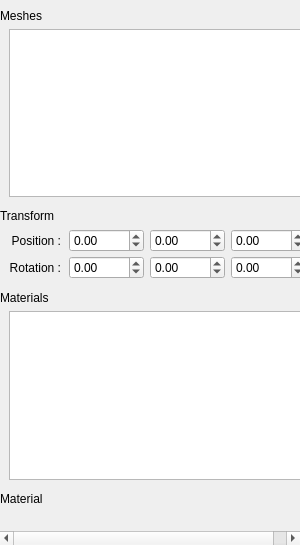
<?xml version="1.0" encoding="UTF-8"?>
<ui version="4.0">
 <class>Properties</class>
 <widget class="QDockWidget" name="Properties">
  <property name="geometry">
   <rect>
    <x>0</x>
    <y>0</y>
    <width>300</width>
    <height>545</height>
   </rect>
  </property>
  <property name="minimumSize">
   <size>
    <width>300</width>
    <height>109</height>
   </size>
  </property>
  <property name="features">
   <set>QDockWidget::DockWidgetMovable</set>
  </property>
  <property name="allowedAreas">
   <set>Qt::LeftDockWidgetArea|Qt::RightDockWidgetArea</set>
  </property>
  <property name="windowTitle">
   <string>Properties</string>
  </property>
  <widget class="QWidget" name="DockContents">
   <layout class="QVBoxLayout" name="verticalLayout">
    <property name="spacing">
     <number>0</number>
    </property>
    <property name="leftMargin">
     <number>0</number>
    </property>
    <property name="topMargin">
     <number>0</number>
    </property>
    <property name="rightMargin">
     <number>0</number>
    </property>
    <property name="bottomMargin">
     <number>0</number>
    </property>
    <item>
     <widget class="QScrollArea" name="Scroller">
      <property name="frameShape">
       <enum>QFrame::NoFrame</enum>
      </property>
      <property name="sizeAdjustPolicy">
       <enum>QAbstractScrollArea::AdjustToContents</enum>
      </property>
      <property name="widgetResizable">
       <bool>true</bool>
      </property>
      <widget class="QWidget" name="ScrollerContents">
       <property name="geometry">
        <rect>
         <x>0</x>
         <y>0</y>
         <width>300</width>
         <height>523</height>
        </rect>
       </property>
       <layout class="QVBoxLayout" name="verticalLayout_2" stretch="0,0,0,0,0,0,0,0,0">
        <property name="spacing">
         <number>0</number>
        </property>
        <property name="leftMargin">
         <number>0</number>
        </property>
        <property name="rightMargin">
         <number>0</number>
        </property>
        <item>
         <widget class="QLabel" name="MeshHeader">
          <property name="autoFillBackground">
           <bool>false</bool>
          </property>
          <property name="text">
           <string>Meshes</string>
          </property>
          <property name="class" stdset="0">
           <string>header</string>
          </property>
         </widget>
        </item>
        <item>
         <layout class="QVBoxLayout" name="MeshGroup">
          <property name="leftMargin">
           <number>9</number>
          </property>
          <property name="topMargin">
           <number>6</number>
          </property>
          <property name="rightMargin">
           <number>9</number>
          </property>
          <property name="bottomMargin">
           <number>12</number>
          </property>
          <item>
           <widget class="MeshListWidget" name="MeshList">
            <property name="acceptDrops">
             <bool>true</bool>
            </property>
            <property name="editTriggers">
             <set>QAbstractItemView::EditKeyPressed|QAbstractItemView::SelectedClicked</set>
            </property>
            <property name="dragEnabled">
             <bool>true</bool>
            </property>
            <property name="dragDropMode">
             <enum>QAbstractItemView::DragDrop</enum>
            </property>
            <property name="defaultDropAction">
             <enum>Qt::MoveAction</enum>
            </property>
            <property name="verticalScrollMode">
             <enum>QAbstractItemView::ScrollPerPixel</enum>
            </property>
            <property name="spacing">
             <number>4</number>
            </property>
           </widget>
          </item>
         </layout>
        </item>
        <item>
         <widget class="QLabel" name="TransformHeader">
          <property name="text">
           <string>Transform</string>
          </property>
          <property name="class" stdset="0">
           <string>header</string>
          </property>
         </widget>
        </item>
        <item>
         <layout class="QFormLayout" name="Transform">
          <property name="labelAlignment">
           <set>Qt::AlignRight|Qt::AlignTrailing|Qt::AlignVCenter</set>
          </property>
          <property name="horizontalSpacing">
           <number>8</number>
          </property>
          <property name="verticalSpacing">
           <number>4</number>
          </property>
          <property name="leftMargin">
           <number>9</number>
          </property>
          <property name="topMargin">
           <number>6</number>
          </property>
          <property name="rightMargin">
           <number>9</number>
          </property>
          <property name="bottomMargin">
           <number>12</number>
          </property>
          <item row="0" column="1">
           <layout class="QHBoxLayout" name="horizontalLayout">
            <property name="spacing">
             <number>6</number>
            </property>
            <item>
             <widget class="QcDoubleSpinBox" name="dx">
              <property name="minimum">
               <double>-9999.989999999999782</double>
              </property>
              <property name="maximum">
               <double>9999.989999999999782</double>
              </property>
             </widget>
            </item>
            <item>
             <widget class="QcDoubleSpinBox" name="dy">
              <property name="minimum">
               <double>-9999.989999999999782</double>
              </property>
              <property name="maximum">
               <double>9999.989999999999782</double>
              </property>
             </widget>
            </item>
            <item>
             <widget class="QcDoubleSpinBox" name="dz">
              <property name="minimum">
               <double>-9999.989999999999782</double>
              </property>
              <property name="maximum">
               <double>9999.989999999999782</double>
              </property>
             </widget>
            </item>
           </layout>
          </item>
          <item row="0" column="0">
           <widget class="QLabel" name="label">
            <property name="text">
             <string>Position :</string>
            </property>
            <property name="alignment">
             <set>Qt::AlignRight|Qt::AlignTrailing|Qt::AlignVCenter</set>
            </property>
           </widget>
          </item>
          <item row="1" column="0">
           <widget class="QLabel" name="label_2">
            <property name="text">
             <string>Rotation :</string>
            </property>
            <property name="alignment">
             <set>Qt::AlignRight|Qt::AlignTrailing|Qt::AlignVCenter</set>
            </property>
           </widget>
          </item>
          <item row="1" column="1">
           <layout class="QHBoxLayout" name="horizontalLayout_2">
            <property name="spacing">
             <number>6</number>
            </property>
            <item>
             <widget class="QcDoubleSpinBox" name="ax">
              <property name="minimum">
               <double>-360.990000000000009</double>
              </property>
              <property name="maximum">
               <double>360.990000000000009</double>
              </property>
             </widget>
            </item>
            <item>
             <widget class="QcDoubleSpinBox" name="ay">
              <property name="minimum">
               <double>-360.990000000000009</double>
              </property>
              <property name="maximum">
               <double>360.990000000000009</double>
              </property>
             </widget>
            </item>
            <item>
             <widget class="QcDoubleSpinBox" name="az">
              <property name="minimum">
               <double>-360.990000000000009</double>
              </property>
              <property name="maximum">
               <double>360.990000000000009</double>
              </property>
             </widget>
            </item>
           </layout>
          </item>
         </layout>
        </item>
        <item>
         <widget class="QLabel" name="LayersHeader">
          <property name="text">
           <string>Materials</string>
          </property>
          <property name="class" stdset="0">
           <string>header</string>
          </property>
         </widget>
        </item>
        <item>
         <layout class="QVBoxLayout" name="SlotsGroup">
          <property name="leftMargin">
           <number>9</number>
          </property>
          <property name="topMargin">
           <number>6</number>
          </property>
          <property name="rightMargin">
           <number>9</number>
          </property>
          <property name="bottomMargin">
           <number>12</number>
          </property>
          <item>
           <widget class="SlotListWidget" name="SlotList">
            <property name="acceptDrops">
             <bool>true</bool>
            </property>
            <property name="dragDropMode">
             <enum>QAbstractItemView::DropOnly</enum>
            </property>
            <property name="defaultDropAction">
             <enum>Qt::CopyAction</enum>
            </property>
            <property name="verticalScrollMode">
             <enum>QAbstractItemView::ScrollPerPixel</enum>
            </property>
            <property name="spacing">
             <number>4</number>
            </property>
           </widget>
          </item>
         </layout>
        </item>
        <item>
         <widget class="QLabel" name="MaterialHeader">
          <property name="text">
           <string>Material</string>
          </property>
          <property name="class" stdset="0">
           <string>header</string>
          </property>
         </widget>
        </item>
        <item>
         <widget class="MaterialWidget" name="Material" native="true"/>
        </item>
        <item>
         <spacer name="verticalSpacer">
          <property name="orientation">
           <enum>Qt::Vertical</enum>
          </property>
          <property name="sizeHint" stdset="0">
           <size>
            <width>20</width>
            <height>40</height>
           </size>
          </property>
         </spacer>
        </item>
       </layout>
      </widget>
     </widget>
    </item>
   </layout>
  </widget>
 </widget>
 <customwidgets>
  <customwidget>
   <class>QcDoubleSpinBox</class>
   <extends>QDoubleSpinBox</extends>
   <header>qcdoublespinbox.h</header>
  </customwidget>
  <customwidget>
   <class>MaterialWidget</class>
   <extends>QWidget</extends>
   <header>materialwidget.h</header>
   <container>1</container>
  </customwidget>
  <customwidget>
   <class>MeshListWidget</class>
   <extends>QListWidget</extends>
   <header>meshlistwidget.h</header>
  </customwidget>
  <customwidget>
   <class>SlotListWidget</class>
   <extends>QListWidget</extends>
   <header>slotlistwidget.h</header>
  </customwidget>
 </customwidgets>
 <resources/>
 <connections/>
</ui>
